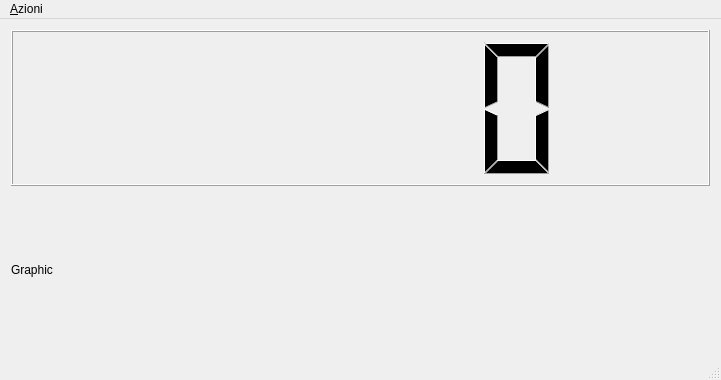
<?xml version="1.0" encoding="UTF-8"?>
<ui version="4.0">
 <class>MainWindow</class>
 <widget class="QMainWindow" name="MainWindow">
  <property name="geometry">
   <rect>
    <x>0</x>
    <y>0</y>
    <width>721</width>
    <height>380</height>
   </rect>
  </property>
  <property name="windowTitle">
   <string>Misuratore della caldezza dell'acqua :)</string>
  </property>
  <widget class="QWidget" name="centralWidget">
   <layout class="QGridLayout" name="gridLayout">
    <item row="0" column="0">
     <widget class="QLCDNumber" name="lcdNumber"/>
    </item>
    <item row="1" column="0">
     <widget class="QLabel" name="m_QLabel_Graphic">
      <property name="text">
       <string>Graphic</string>
      </property>
     </widget>
    </item>
   </layout>
  </widget>
  <widget class="QMenuBar" name="menuBar">
   <property name="geometry">
    <rect>
     <x>0</x>
     <y>0</y>
     <width>721</width>
     <height>25</height>
    </rect>
   </property>
   <widget class="QMenu" name="menuAzioni">
    <property name="title">
     <string>&amp;Azioni</string>
    </property>
    <addaction name="actionAggiungi_punto_di_calibrazione"/>
   </widget>
   <addaction name="menuAzioni"/>
  </widget>
  <widget class="QStatusBar" name="statusBar"/>
  <action name="actionAggiungi_punto_di_calibrazione">
   <property name="text">
    <string>&amp;Aggiungi punto di calibrazione</string>
   </property>
  </action>
 </widget>
 <layoutdefault spacing="6" margin="11"/>
 <resources/>
 <connections/>
</ui>
